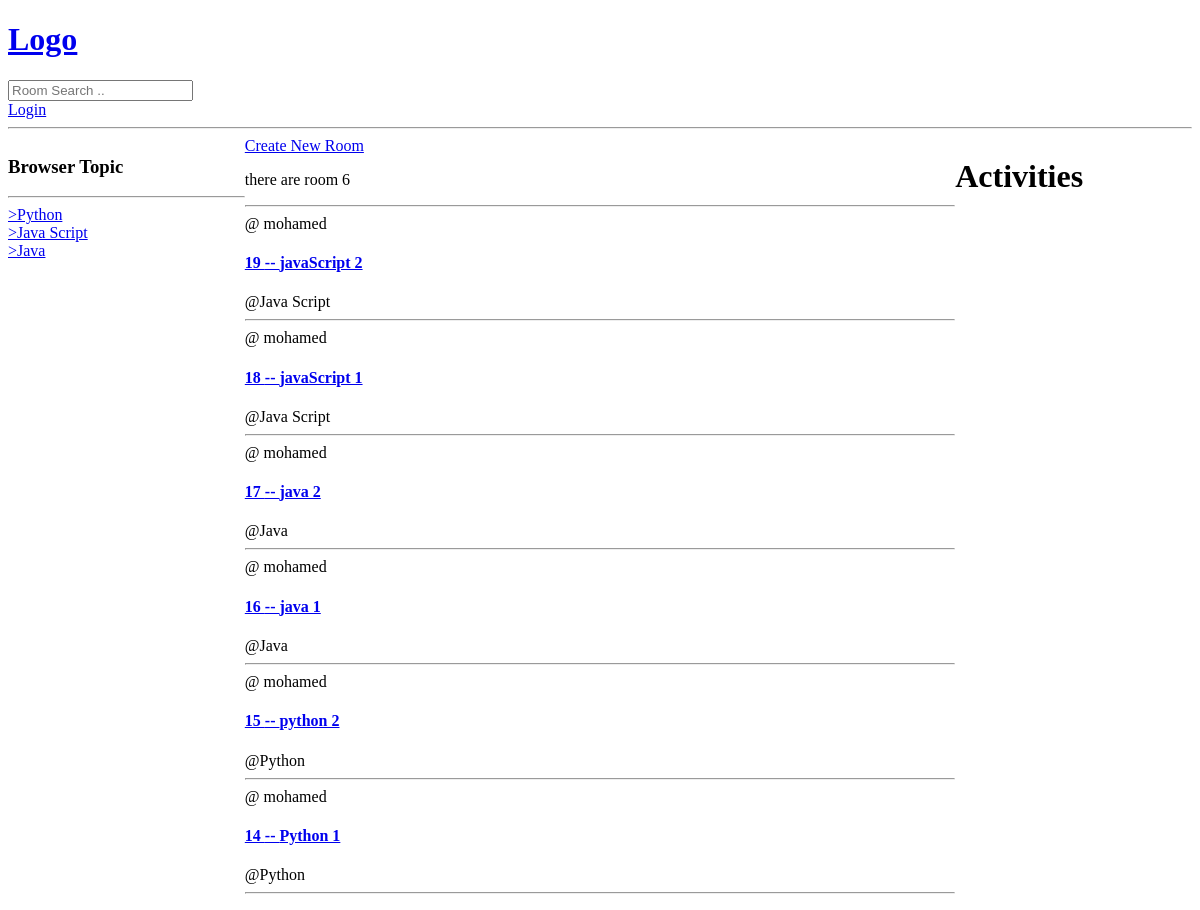
The app's page /, older data.
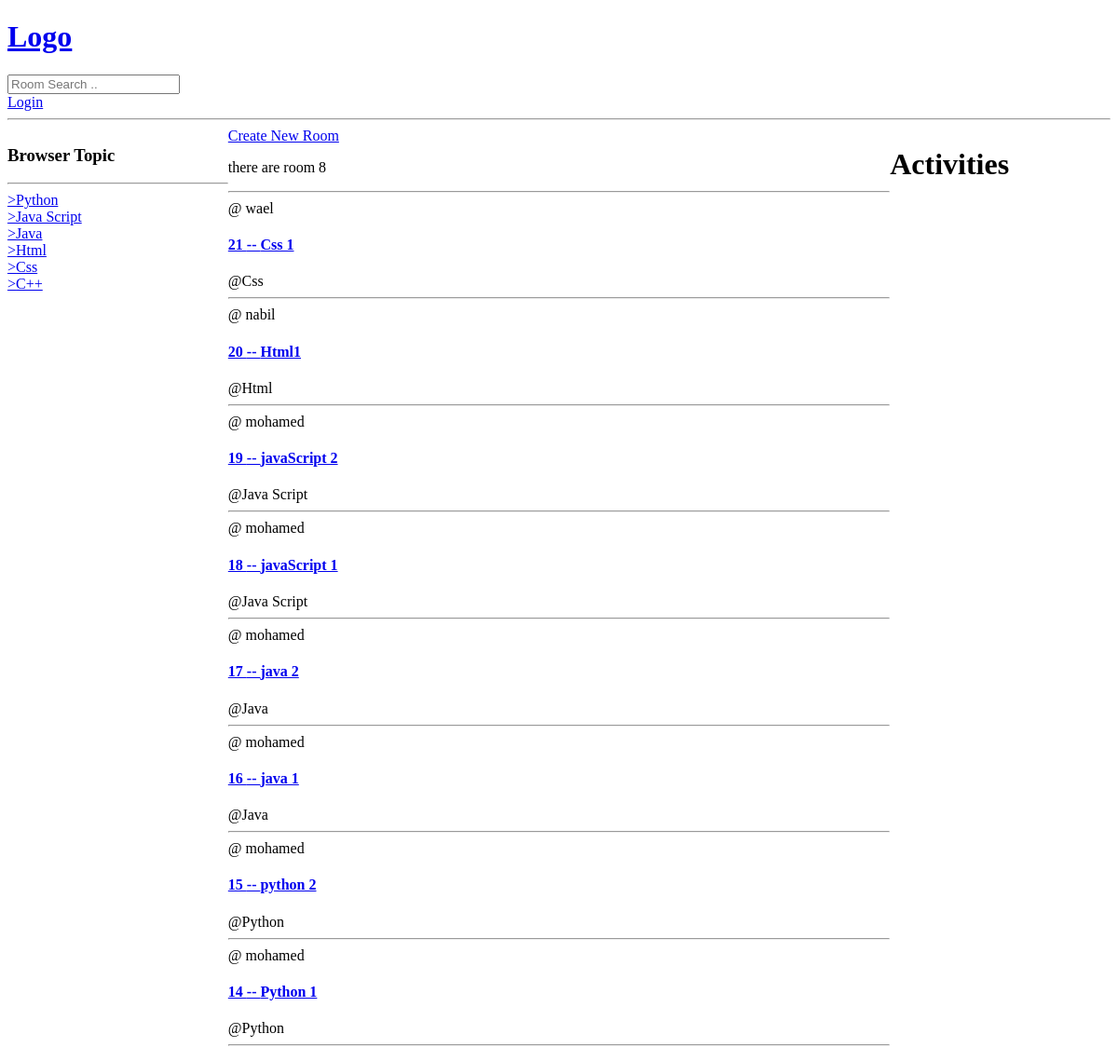
The same page, newer data.
### base/models.py (models this page shows, shortened)
class Topic(models.Model):
    name = models.CharField(max_length=100)
    def __str__(self):
        return self.name

class Room(models.Model):
    topic = models.ForeignKey(Topic, on_delete=models.SET_NULL, null=True)
    host = models.ForeignKey(User, on_delete=models.SET_NULL, null=True)
    name = models.CharField(max_length=200)
    description = models.TextField()
    participants = models.ManyToManyField(User, related_name="participants", blank=True)
    updated = models.DateTimeField(auto_now_add=True)
    created = models.DateTimeField(auto_now=True)
    class Meta:
        ordering = ["-created",]

### base/views.py (the view)
# urls.py: path('', views.home, name="home"),
def home(request):
    q = request.GET.get('q') if request.GET.get('q') is not None else ""
    rooms = Room.objects.filter(Q(topic__name__contains=q) |
                                Q(description__contains=q) |
                                Q(name__contains=q)
                                )
    count = rooms.count()
    topics = Topic.objects.all()
    room_messages = Message.objects.all()
    context = {'rooms': rooms, 'topics': topics, "count": count , "room_messages": room_messages}
    return render(request=request,
                  template_name="base/home.html",
                  context=context)

### base/templates/base/home.html (shortened to what this page needs)
{% extends 'main.html' %}
{% block content%}
<div class="home-container">
     <div >
         <h3>Browser Topic</h3>
         <hr>
         {% for topic in topics %}
         <div>
             <a href=" {% url 'home' %}?q={{topic.name}}"> >{{topic.name}}</a>
         </div>
         {% endfor %}
     </div>
    <div>
             <a href=" {% url 'create-room' %} "> Create New Room </a>
                <p> there are room {{count}}</p>
            <hr>
            {% for room in rooms %}
            <span>@ {{room.host}} </span>
            <a href="{% url 'room' room.id %}" >
                <h4>{{room.id}} -- {{room.name}} </h4>
            </a>
            <span>@{{room.topic}} </span>
            <hr>
        {% endfor %}
    </div>
    <div>
        <h1> Activities </h1>
    </div>
</div>
{% endblock %}

Row changes from the older to the newer data that the page shows:
added Topic: name "Html"
added Topic: name "Css"
added Topic: name "C++"
added Room: host "wael", id "21", name "Css 1", topic "Css"
added Room: host "nabil", id "20", name "Html1", topic "Html"
Text that changed along with them:
{{ count }}: "6" → "8"
